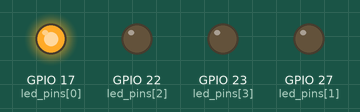
A program run on a simulated Raspberry Pi (BCM pin numbers). Parts: output pins drawn as LEDs (lit = HIGH).

Above: at 0.05 s.
At 1.35 s:
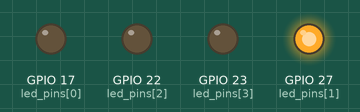
At 2.15 s:
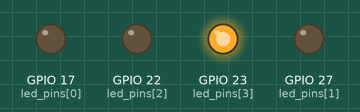
At 2.85 s:
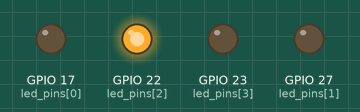
Timing chart, 0 to 3.1 s (numbered marks = the images above):
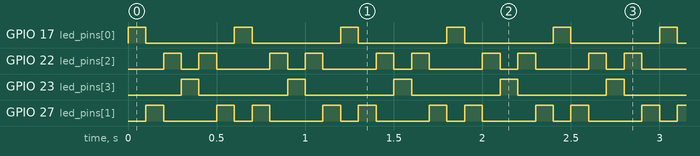

Measured:
- by itself, GPIO 17 (led_pins[0]), GPIO 23 (led_pins[3]): alternates HIGH for 0.10 s and LOW for 0.50 s
- by itself, GPIO 22 (led_pins[2]): repeats every 0.60 s: LOW 0.10 s, HIGH 0.10 s, LOW 0.30 s, HIGH 0.10 s
- by itself, GPIO 27 (led_pins[1]): repeats every 0.60 s: LOW 0.30 s, HIGH 0.10 s, LOW 0.10 s, HIGH 0.10 s

The program:

HOWTO.py
```python
import RPi.GPIO as GPIO
import time

# Pin definitions from the shield schematic
# These are the BCM pin numbers for the 4 LEDs
led_pins = [17, 27, 22, 23]

# Setup
GPIO.setmode(GPIO.BCM)
GPIO.setwarnings(False)

for pin in led_pins:
    GPIO.setup(pin, GPIO.OUT)
    GPIO.output(pin, GPIO.LOW) # Start with all LEDs off

try:
    while True:
        # Scan Forward: LED 1 -> 2 -> 3 -> 4
        for pin in led_pins:
            GPIO.output(pin, GPIO.HIGH)
            time.sleep(0.1) # Change this number to speed up or slow down
            GPIO.output(pin, GPIO.LOW)

        # Scan Backward: LED 3 -> 2 (skip 4 and 1 to prevent double-blink at ends)
        for pin in reversed(led_pins[1:3]):
            GPIO.output(pin, GPIO.HIGH)
            time.sleep(0.1)
            GPIO.output(pin, GPIO.LOW)

except KeyboardInterrupt:
    # Cleanup pins on exit
    GPIO.cleanup()


# run the command python HOWTO.py in the terminal to run it
```
